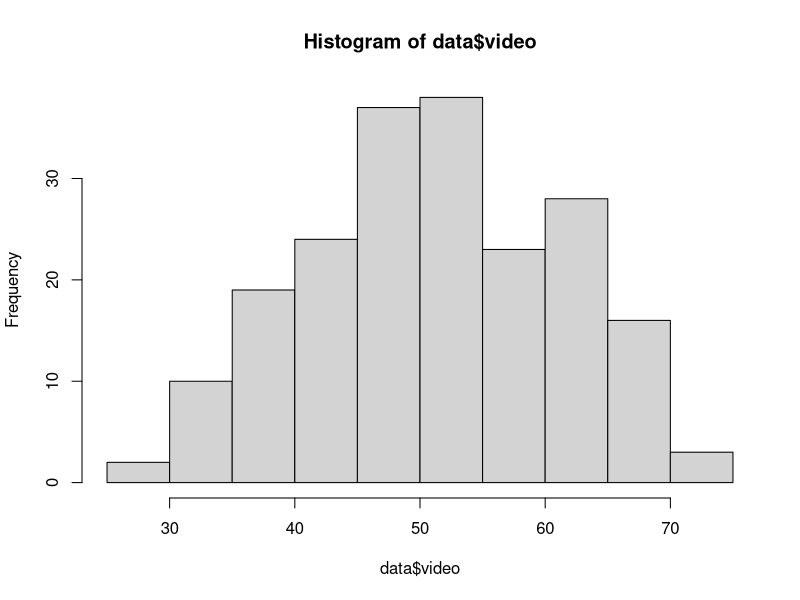
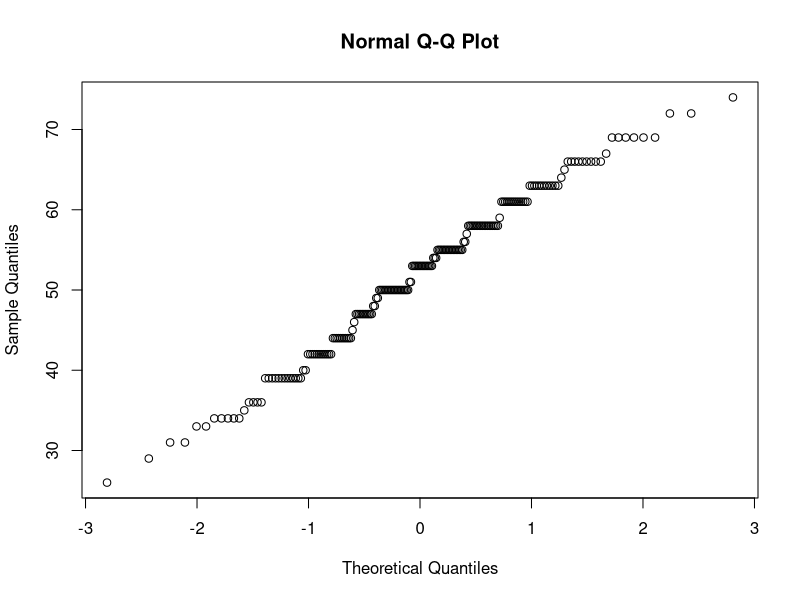
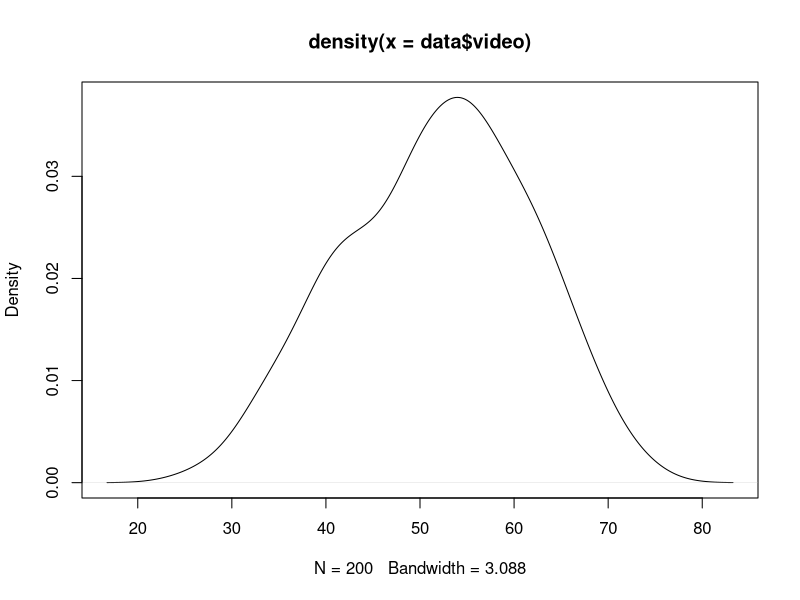
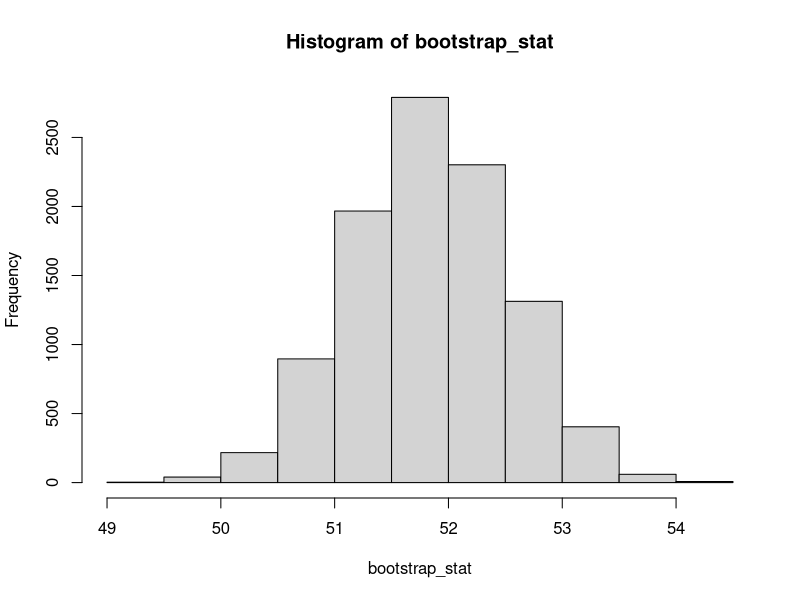
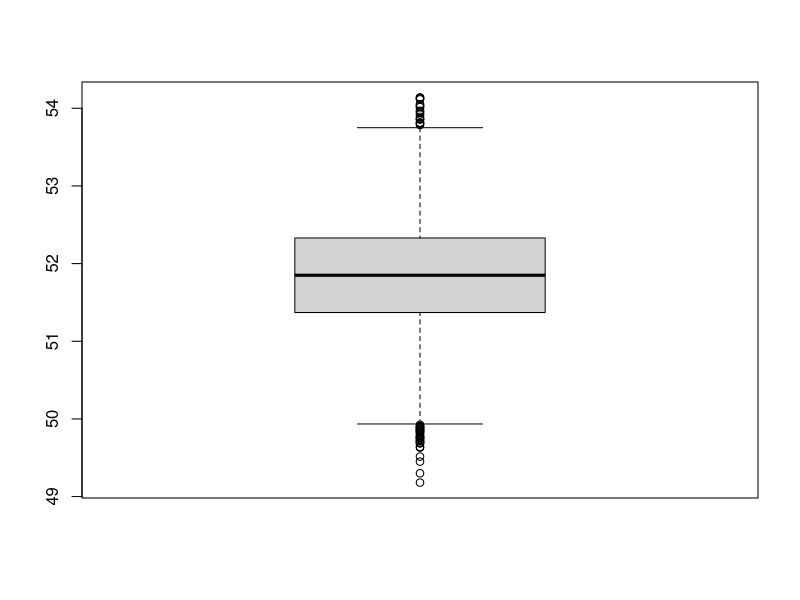
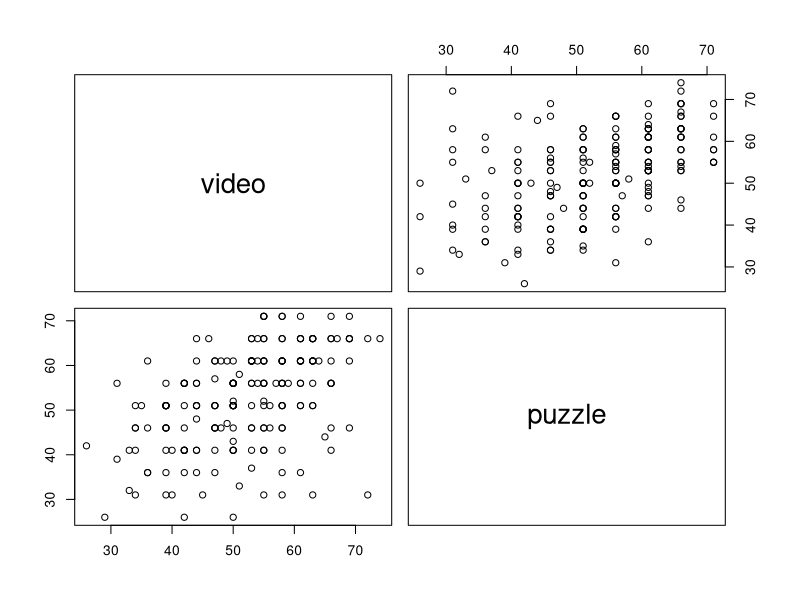
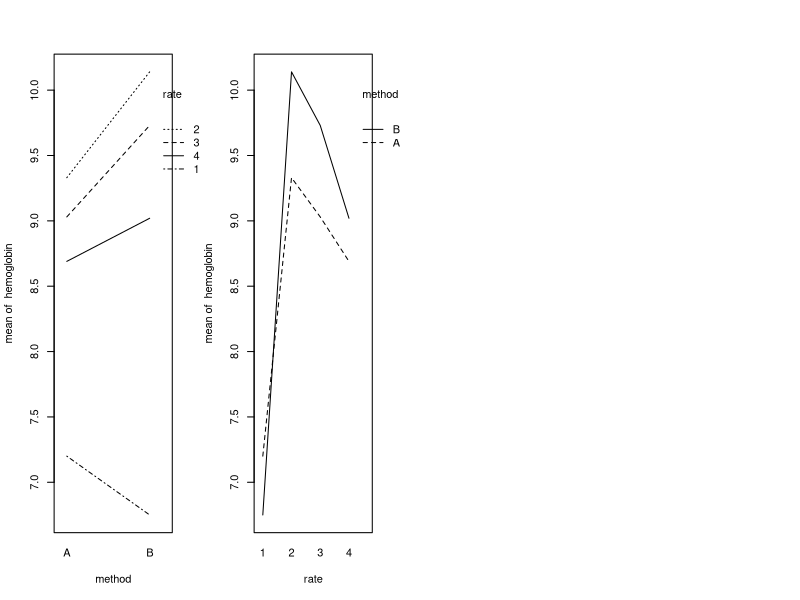

R code for these plots, in order:
# options(digits=2)
# EXERCISE 1
data <- read.table("./Ice_cream-1.csv", header = TRUE, sep = ",")

# A)
# NORMALITY ASSUMPTION
mu <- mean(data$video)
hist(data$video)
qqnorm(data$video)
plot(density(data$video))
# 0.97 CI (Answer: l-50.33, u-53.37)
n <- length(data$video)
sd_sample <- sd(data$video)
sem <- sd_sample / sqrt(n)
z_score <- qnorm(1 - 0.015)
margin_error <- z_score * sem
lower_bound <- mu - margin_error
upper_bound <- mu + margin_error
# NUMBER SAMPLES FOR interval length<=3 (Answer: 205.17)
n_min = (z_score^2) * (sd_sample^2) / (1.5^2)

# BOOTSTRAP 97% CONFIDENCE INTERVAL
b_count <- 10000
bootstrap_stat <- numeric(b_count)
for (i in 1:b_count) {
    bootstrap_sample <- sample(data$video, replace=TRUE)
    bootstrap_stat[i] <- mean(bootstrap_sample)
}
hist(bootstrap_stat)
boxplot(bootstrap_stat)

bootstrap_conf_int <- quantile(bootstrap_stat, c(0.015, 0.985))
s <- sum(bootstrap_stat<bootstrap_conf_int[1])
bootstrap_conf_int_check <- c(2*mu-bootstrap_conf_int[2] ,2*mu-bootstrap_conf_int[1])

# B)
t_test_result <- t.test(data$video, mu = 50, alternative = "greater")

# C)
# SIGN TEST
test_median <- 50
larger_median <- sum(data$video > test_median)
sign_result <- binom.test(larger_median, n, conf.level = .97, alternative = 'greater')
# WILCOXON TEST
wilcox_result <- wilcox.test(data$video, mu=50, alternative = 'greater')
# TEST FOR 25% results less than 42
wilcox_25_result <- wilcox.test(data$video, mu=42, alternative = 'less') # not sure if this one is correct
count_lt_42 <- sum(data$video < 42)
# both should be the same tests
sign_25_result <- binom.test(count_lt_42, n, p = 0.25, alternative = "less")
prop_25_result <- prop.test(x = count_lt_42, n = n, p = 0.25, alternative = "less")


# D) *
b2_count <- 10000
b2_stat <- numeric(b2_count)
for (i in 1:b2_count) {
    b2_sample <- sample(data$video, replace=TRUE)
    b2_stat[i] <- min(b2_sample)
}

# E)
vid_female <- data$video[data$female==1]
vid_male <- data$video[data$female==0]

# since we know that sample comes from normal distribution two sample t test is a suitable test to perform
mf_t_result <- t.test(vid_male, vid_female, alternative = 'greater')
# Wlcoxon test compares medians of two samples not means, but it can still give good idea of
# differences between samples
mf_wilcox_result <- wilcox.test(vid_male, vid_female, alternative = 'greater')
# This one is not suitable for our sample, need to justify why
# Kolmogorov test is used to check if two samples come from the same distribution or if one sample comes
# from normal distribution, here our goal is to check if mean of one sample is indeed higher than a mean
# of a second sample.
mf_ks_result <- ks.test(vid_male, vid_female, alternative = 'greater')

# F)
video_puzzle <- data[c('video', 'puzzle')]
cor_result <- round(cor(video_puzzle), 3)
pairs(video_puzzle)
cor_test_result <- cor.test(video_puzzle$video, video_puzzle$puzzle)

# EXERCISE 2
hemo_data <- read.table("./hemoglobin-1.txt", header = TRUE)

n_fishes <- nrow(hemo_data)
methods <- unique(hemo_data$method)
rates <- unique(hemo_data$rate)

combinations <- expand.grid(methods=methods, rates=rates)
block <- xtabs(formula = hemoglobin~method+rate, data = hemo_data)

attach(hemo_data)
par(mfrow=c(1,4))
interaction.plot(method, rate, hemoglobin)
interaction.plot(rate, method, hemoglobin)
anova(lm(hemoglobin~method*rate))

      